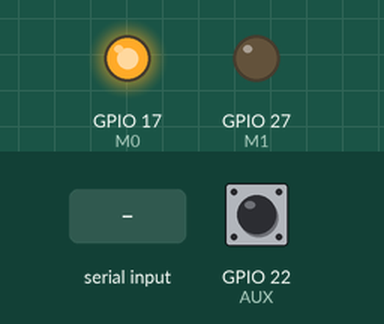
Simulated run of this program. Board: Raspberry Pi (BCM pin numbers). Shown: output pins drawn as LEDs (lit = HIGH). The inputs (shaded band) are chosen by the test bench; at power-on: GPIO 22 (AUX) HIGH. The clock reads 2024-03-15 10:24:30 at power-on unless the program sets it; what the program prints to the terminal is not drawn. At 1.4 s the program stops and its outputs stay as they are.

Above: at 1.3 s.
1.4 s: "1\n" received over the second serial link
At 1.7 s:
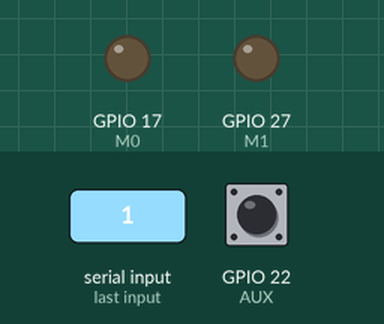
Timing chart, 0 to 2.9 s (numbered marks = the images above; inputs shaded):
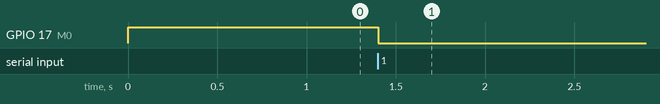

Measured:
- after the input at 1.4 s, GPIO 17 (M0): HIGH → LOW at once

The program:

pedir_humedad_en_WOR.py
```python
import serial
import time
import RPi.GPIO as GPIO

# Configuración de pines GPIO
M0 = 17
M1 = 27
AUX = 22

GPIO.setmode(GPIO.BCM)
GPIO.setup(M0, GPIO.OUT)
GPIO.setup(M1, GPIO.OUT)
GPIO.setup(AUX, GPIO.IN)

# Configurar módulo en modo 1 (recepción normal)
GPIO.output(M0, GPIO.HIGH)
GPIO.output(M1, GPIO.LOW)
time.sleep(0.1)  # Pequeña espera para estabilizar

print("E32 listo después del retardo")

# Configurar puerto serie
ser = serial.Serial('/dev/serial0', 57600, timeout=1)

def esperar_aux_high(tiempo_limite=3):
    """Espera a que AUX pase a HIGH dentro del tiempo límite."""
    start_time = time.time()
    while GPIO.input(AUX) == 0:
        if time.time() - start_time > tiempo_limite:
            print("Error: AUX no pasó a HIGH en tiempo límite. Saliendo...")
            GPIO.cleanup()
            exit()
    print("AUX pasó a HIGH.")

# Intentos máximos para obtener respuesta
MAX_INTENTOS = 3
intentos = 0

while intentos < MAX_INTENTOS:
    intentos += 1
    print(f"Intento {intentos} de {MAX_INTENTOS}")

    # 1. Verificar que AUX pase de LOW a HIGH antes de comenzar
    print("Esperando que AUX esté en HIGH antes de iniciar...")
    esperar_aux_high()

    # 2. Esperar 3 ms antes de enviar el mensaje
    time.sleep(0.003)

    # 3. Enviar el mensaje "humedad" al Arduino
    mensaje = "1\n"
    ser.write(mensaje.encode())
    print(f"Enviado: {mensaje.strip()}")

    # 4. Esperar que AUX pase de LOW a HIGH antes de recibir respuesta
    print("Esperando que AUX esté en HIGH antes de recibir respuesta...")
    esperar_aux_high()

    # 5. Esperar y recibir la respuesta con timeout de 3 segundos
    print("Esperando respuesta del Arduino...")
    start_time = time.time()
    respuesta = ""

    while True:
        if ser.in_waiting > 0:
            respuesta = ser.readline().decode().strip()
            break  # Salir del bucle si hay respuesta

        if time.time() - start_time > 3:  # Timeout de 3 segundos
            print("Error: No se recibió respuesta en 3 segundos.")
            break  # Salir del bucle e intentar de nuevo

    if respuesta:
        print(f"Respuesta del Arduino: {respuesta}")
        print(f"✅ Respuesta obtenida en el intento {intentos} ✅")
        print("Finalizando aplicación con éxito.")
        GPIO.cleanup()
        exit()

print("Error: No se obtuvo respuesta después de 3 intentos. Saliendo...")
GPIO.cleanup()
exit()
```
